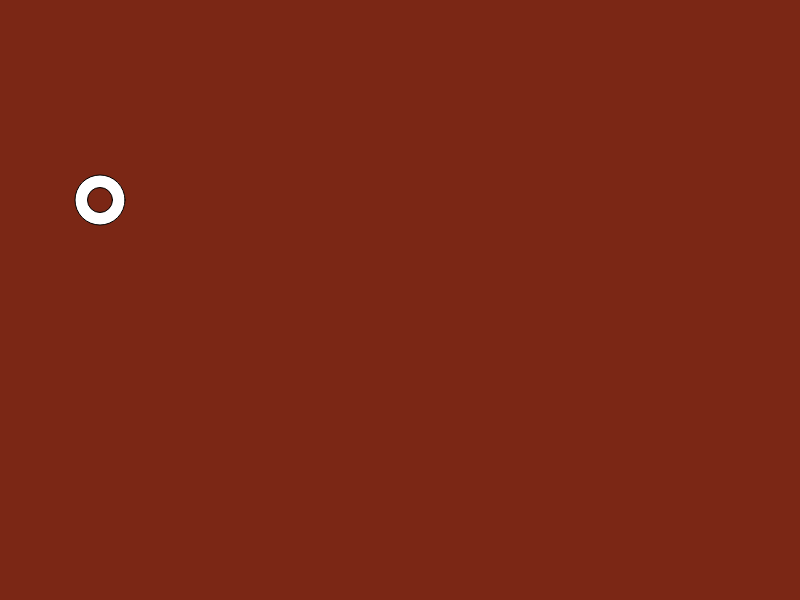
Frame 1 (no input)
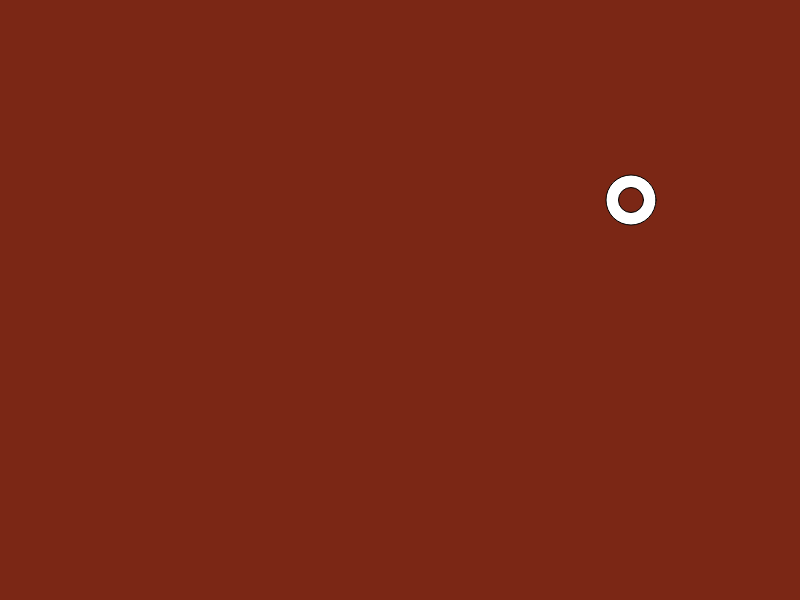
Frame 60 (no input)
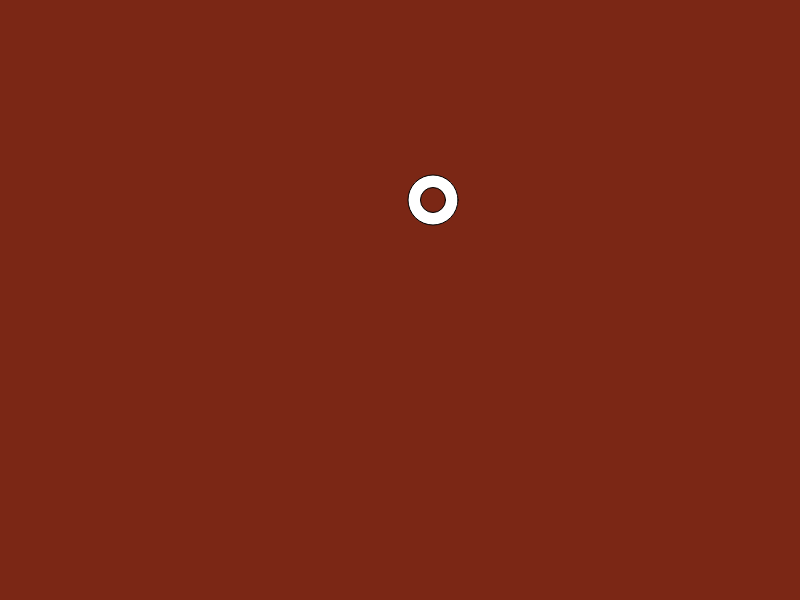
Frame 120 (the mouse pressed at the canvas centre since frame 60)

The p5.js sketch that drew these frames (run headless with seeded random() and noise() and a simulated clock; from frame 60 on, the mouse is pressed at the canvas centre):

// p5.js sketch
// ── sketch.js
var redColor = 123;
var greenColor = 39;
var blueColor = 21;

var x = 100;
var y = 200;
var diameter = 50;

var movement;
// this function is called only once
function setup()
{
    createCanvas(800,600);
    movement = Math.floor(Math.random() * 10);
}
/* this function is called continuously
    while the sketch is open in the browser
*/
function draw()
{
    background(redColor,greenColor,blueColor);
    fill(255);
    circle(x,y,diameter);
    fill(redColor,greenColor,blueColor);
    circle(x,y,25);
    if(x >= 800 || x <= 0)
    {
       movement *= -1;
    }

     x += movement;
}
